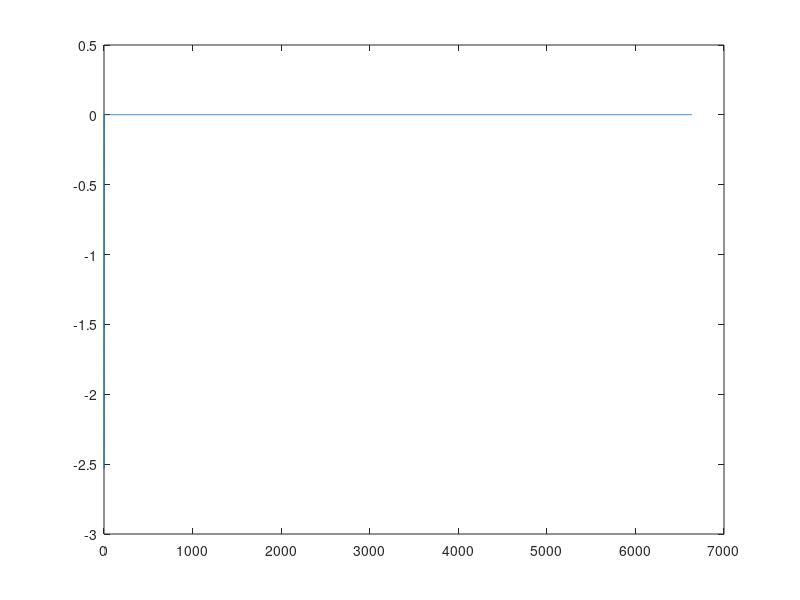

Write the MATLAB code that produced this figure.
k = 205;
L = 0.3;
a = 0.01;
c = 900;
roh = 2700;
dx = 0.01;
dt = 0.1;
P = 10;
kc = 5;
Tamb = 20;
sigma = 5.67E-8;
epsilon = 1;

x_left = linspace(0, 2.9, 30);
x_n = linspace(0.005, 0.295, 30);
T_n = ones(1,30) * 27.5;
simSensors = zeros(6638, 6);
t = 1:6638;
for i = 0:66379
    if(mod(int32(i/3000), 2) == 1) 
        P = 0;
    else
        P = 10;
    end
    dT_nfirst = -k*(T_n(1) - T_n(2))*dt/(c*roh*dx^2);
    dT_nlast = k*(T_n(end-1) - T_n(end))*dt/(c*roh*dx^2);
    dT_convectivefirst = -2*kc*(T_n(1) - Tamb)*dt/(c*roh*a);
    dT_convectivelast = -2*kc*(T_n(end) - Tamb)*dt/(c*roh*a);
    T_n(1) = T_n(1) + (dT_nfirst + dT_convectivefirst + P*dt/(c*roh*pi*a^2*dx));
    T_n(end) = T_n(end) + (dT_nlast + dT_convectivelast);

    for j = 2:29
        dT_n = (k/(c*roh))*dt*(T_n(j-1)-2*T_n(j)+T_n(j+1))/dx^2;
        dT_radiative = - (2/(c*roh*a))*dt*(kc*(T_n(j)-Tamb)+epsilon*sigma*(((T_n(j)+273.15)^4)-(Tamb+273.15)^4));
        T_n(j) = (dT_n + dT_radiative);
    end
    if (mod(i, 10) == 0)
        time = i/10 + 1;
        simSensors(time, 1) = T_n(2);
        simSensors(time, 2) = T_n(7);
        simSensors(time, 3) = T_n(12);
        simSensors(time, 4) = T_n(17);
        simSensors(time, 5) = T_n(22);
        simSensors(time, 6) = T_n(27);
    end
end
for i = 1:6
    plot(t, simSensors(:, i));
end
